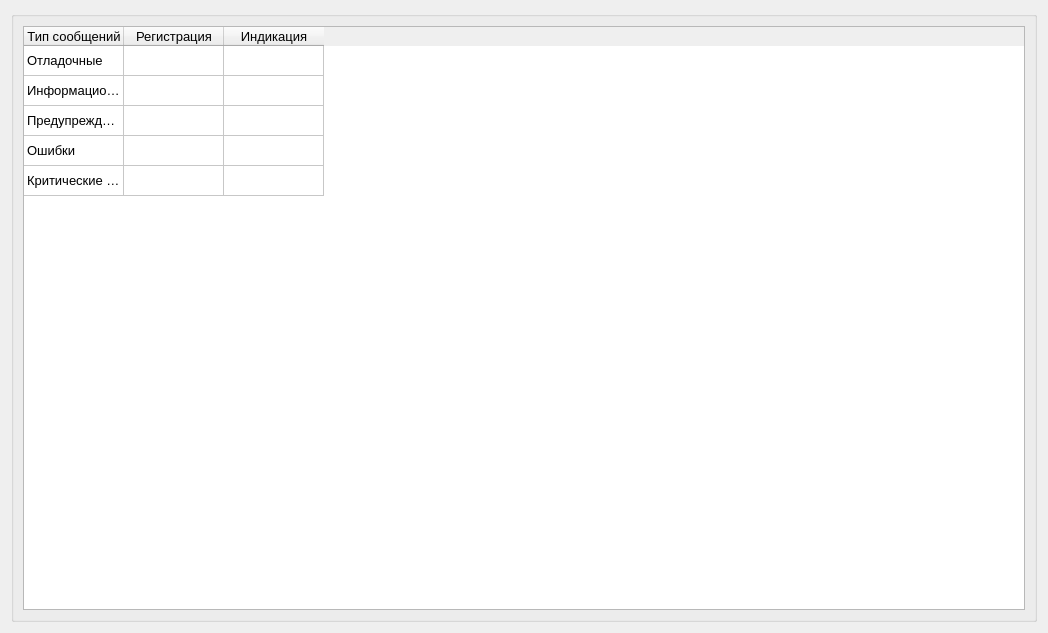
<?xml version="1.0" encoding="UTF-8"?>
<ui version="4.0">
 <class>MsgSettings</class>
 <widget class="QWidget" name="MsgSettings">
  <property name="geometry">
   <rect>
    <x>0</x>
    <y>0</y>
    <width>1048</width>
    <height>633</height>
   </rect>
  </property>
  <property name="windowTitle">
   <string>Настройка регистрации и светографической индикации событий</string>
  </property>
  <layout class="QGridLayout" name="gridLayout_4">
   <item row="0" column="0">
    <widget class="QGroupBox" name="msgGroupBox">
     <property name="sizePolicy">
      <sizepolicy hsizetype="Expanding" vsizetype="Preferred">
       <horstretch>0</horstretch>
       <verstretch>0</verstretch>
      </sizepolicy>
     </property>
     <property name="title">
      <string/>
     </property>
     <layout class="QGridLayout" name="gridLayout">
      <item row="0" column="0">
       <widget class="QTableWidget" name="tbl">
        <property name="sizePolicy">
         <sizepolicy hsizetype="Expanding" vsizetype="Expanding">
          <horstretch>0</horstretch>
          <verstretch>0</verstretch>
         </sizepolicy>
        </property>
        <property name="font">
         <font>
          <pointsize>10</pointsize>
         </font>
        </property>
        <property name="editTriggers">
         <set>QAbstractItemView::NoEditTriggers</set>
        </property>
        <property name="selectionMode">
         <enum>QAbstractItemView::SingleSelection</enum>
        </property>
        <property name="selectionBehavior">
         <enum>QAbstractItemView::SelectRows</enum>
        </property>
        <property name="iconSize">
         <size>
          <width>23</width>
          <height>23</height>
         </size>
        </property>
        <property name="showGrid">
         <bool>true</bool>
        </property>
        <attribute name="horizontalHeaderVisible">
         <bool>true</bool>
        </attribute>
        <attribute name="horizontalHeaderCascadingSectionResizes">
         <bool>false</bool>
        </attribute>
        <attribute name="horizontalHeaderHighlightSections">
         <bool>true</bool>
        </attribute>
        <attribute name="horizontalHeaderMinimumSectionSize">
         <number>30</number>
        </attribute>
        <attribute name="horizontalHeaderStretchLastSection">
         <bool>false</bool>
        </attribute>
        <attribute name="verticalHeaderVisible">
         <bool>false</bool>
        </attribute>
        <attribute name="verticalHeaderCascadingSectionResizes">
         <bool>false</bool>
        </attribute>
        <attribute name="verticalHeaderMinimumSectionSize">
         <number>30</number>
        </attribute>
        <attribute name="verticalHeaderStretchLastSection">
         <bool>false</bool>
        </attribute>
        <row>
         <property name="text">
          <string>1</string>
         </property>
        </row>
        <row>
         <property name="text">
          <string>2</string>
         </property>
        </row>
        <row>
         <property name="text">
          <string>3</string>
         </property>
        </row>
        <row>
         <property name="text">
          <string>4</string>
         </property>
        </row>
        <row>
         <property name="text">
          <string>5</string>
         </property>
        </row>
        <column>
         <property name="text">
          <string>Тип сообщений</string>
         </property>
        </column>
        <column>
         <property name="text">
          <string>Регистрация</string>
         </property>
        </column>
        <column>
         <property name="text">
          <string>Индикация</string>
         </property>
        </column>
        <item row="0" column="0">
         <property name="text">
          <string>Отладочные</string>
         </property>
         <property name="icon">
          <iconset resource="../../../commons/etc/meteo.icons.qrc">
           <normaloff>:/meteo/icons/map/bug-off.png</normaloff>:/meteo/icons/map/bug-off.png</iconset>
         </property>
        </item>
        <item row="1" column="0">
         <property name="text">
          <string>Информационные</string>
         </property>
         <property name="icon">
          <iconset resource="../../../commons/etc/meteo.icons.qrc">
           <normaloff>:/meteo/icons/information_message.png</normaloff>:/meteo/icons/information_message.png</iconset>
         </property>
        </item>
        <item row="2" column="0">
         <property name="text">
          <string>Предупреждения</string>
         </property>
         <property name="icon">
          <iconset resource="../../../commons/etc/meteo.icons.qrc">
           <normaloff>:/meteo/icons/warning_message.png</normaloff>:/meteo/icons/warning_message.png</iconset>
         </property>
        </item>
        <item row="3" column="0">
         <property name="text">
          <string>Ошибки</string>
         </property>
         <property name="icon">
          <iconset resource="../../../commons/etc/meteo.icons.qrc">
           <normaloff>:/meteo/icons/error_message.png</normaloff>:/meteo/icons/error_message.png</iconset>
         </property>
        </item>
        <item row="4" column="0">
         <property name="text">
          <string>Критические ошибки </string>
         </property>
         <property name="icon">
          <iconset resource="../../../commons/etc/meteo.icons.qrc">
           <normaloff>:/meteo/icons/critical_message.png</normaloff>:/meteo/icons/critical_message.png</iconset>
         </property>
        </item>
       </widget>
      </item>
     </layout>
    </widget>
   </item>
  </layout>
 </widget>
 <resources>
  <include location="../../../commons/etc/meteo.icons.qrc"/>
 </resources>
 <connections/>
</ui>
